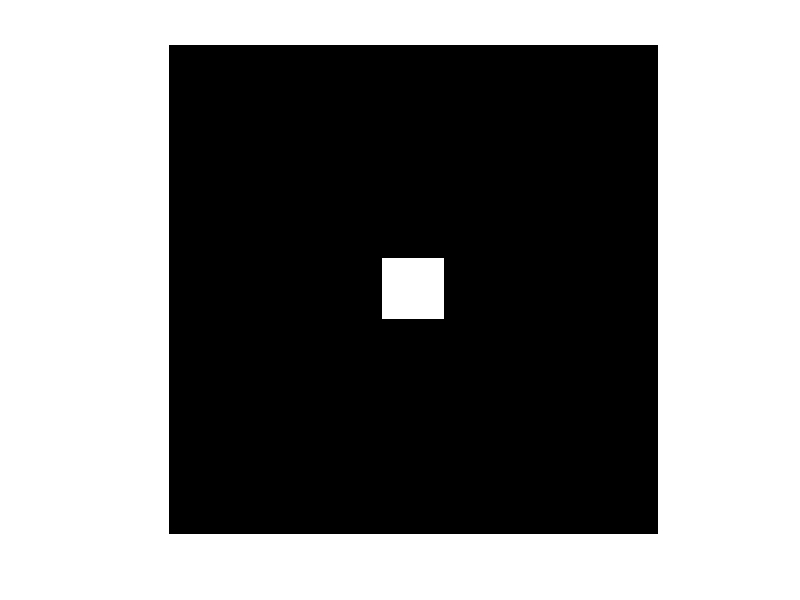
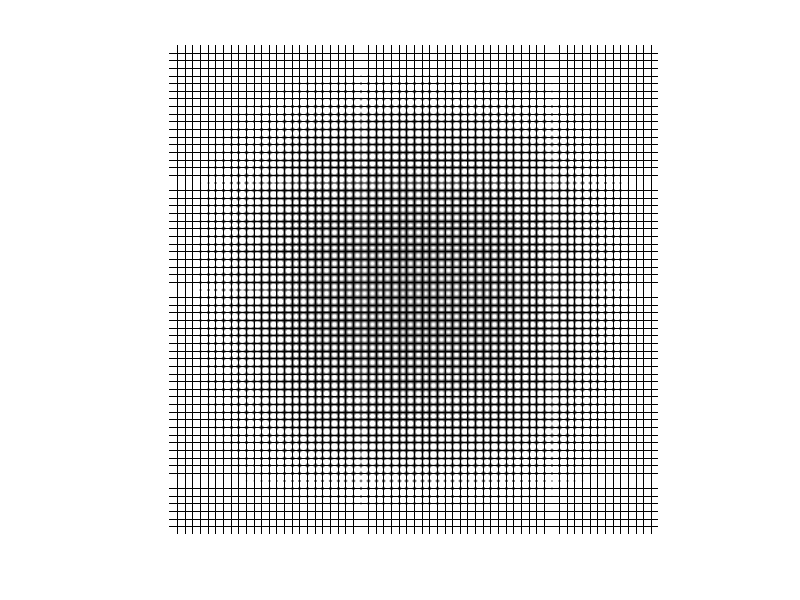
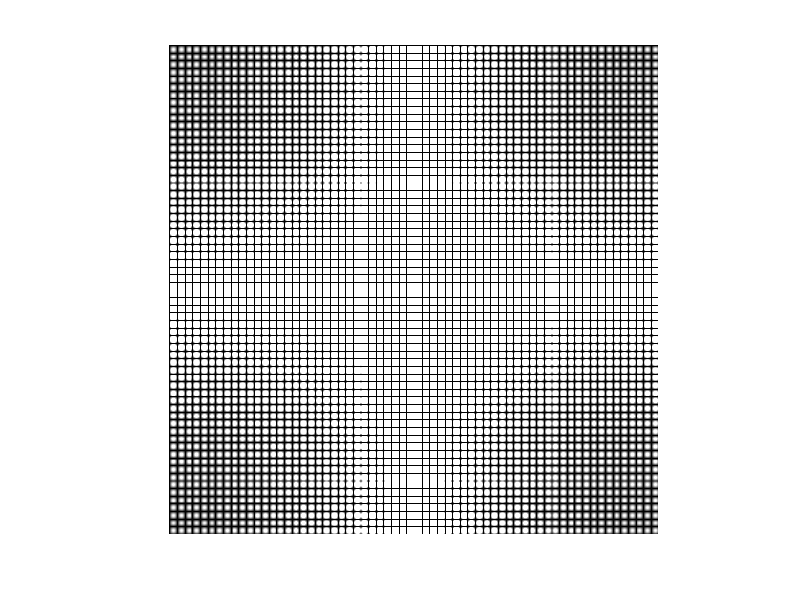

The MATLAB script that drew these images, in order:
%Qestion 4 - DFT
clear all;
clc;

im1=zeros(512);
% Insert 64 x 64 white box in centre 
im1(224:287,224:287)=255;
figure(1)
imshow(uint8(im1));

im_ff=abs(fft2(im1));
figure(2)
imshow(uint8(im_ff));
figure(3)
im_fft_shift=fftshift(im_ff);
imshow(uint8(im_fft_shift));

%Similar code for other images